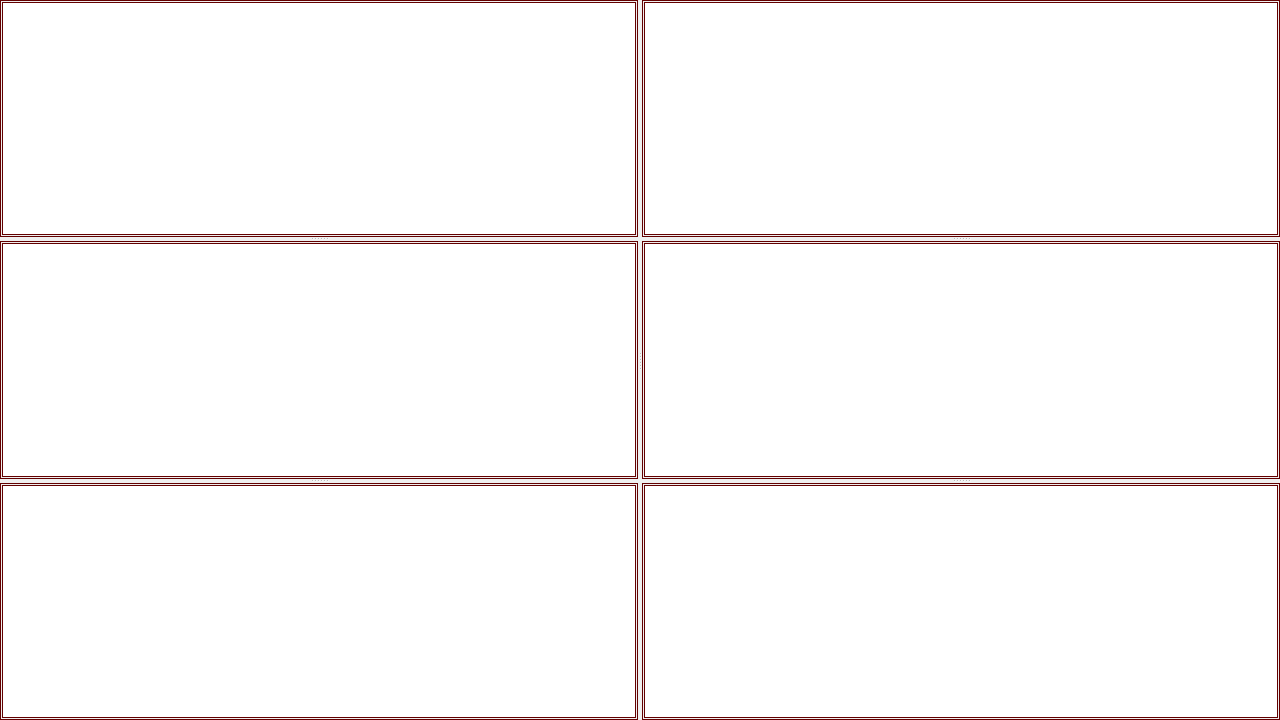
<?xml version="1.0" encoding="UTF-8"?>
<ui version="4.0">
 <class>ViewerInterface</class>
 <widget class="QWidget" name="ViewerInterface">
  <property name="geometry">
   <rect>
    <x>0</x>
    <y>0</y>
    <width>1280</width>
    <height>720</height>
   </rect>
  </property>
  <property name="windowTitle">
   <string>ViewerInterface</string>
  </property>
  <layout class="QHBoxLayout" name="horizontalLayout">
   <property name="spacing">
    <number>0</number>
   </property>
   <property name="margin">
    <number>0</number>
   </property>
   <item>
    <widget class="QSplitter" name="mainSplitter">
     <property name="orientation">
      <enum>Qt::Horizontal</enum>
     </property>
     <property name="handleWidth">
      <number>4</number>
     </property>
     <widget class="QSplitter" name="westSplitter">
      <property name="orientation">
       <enum>Qt::Vertical</enum>
      </property>
      <property name="handleWidth">
       <number>4</number>
      </property>
      <widget class="QFrame" name="viewerFrame_1">
       <property name="palette">
        <palette>
         <active>
          <colorrole role="Base">
           <brush brushstyle="SolidPattern">
            <color alpha="255">
             <red>255</red>
             <green>255</green>
             <blue>255</blue>
            </color>
           </brush>
          </colorrole>
          <colorrole role="Window">
           <brush brushstyle="SolidPattern">
            <color alpha="255">
             <red>128</red>
             <green>0</green>
             <blue>0</blue>
            </color>
           </brush>
          </colorrole>
         </active>
         <inactive>
          <colorrole role="Base">
           <brush brushstyle="SolidPattern">
            <color alpha="255">
             <red>255</red>
             <green>255</green>
             <blue>255</blue>
            </color>
           </brush>
          </colorrole>
          <colorrole role="Window">
           <brush brushstyle="SolidPattern">
            <color alpha="255">
             <red>128</red>
             <green>0</green>
             <blue>0</blue>
            </color>
           </brush>
          </colorrole>
         </inactive>
         <disabled>
          <colorrole role="Base">
           <brush brushstyle="SolidPattern">
            <color alpha="255">
             <red>128</red>
             <green>0</green>
             <blue>0</blue>
            </color>
           </brush>
          </colorrole>
          <colorrole role="Window">
           <brush brushstyle="SolidPattern">
            <color alpha="255">
             <red>128</red>
             <green>0</green>
             <blue>0</blue>
            </color>
           </brush>
          </colorrole>
         </disabled>
        </palette>
       </property>
       <property name="mouseTracking">
        <bool>true</bool>
       </property>
       <property name="frameShape">
        <enum>QFrame::StyledPanel</enum>
       </property>
       <property name="frameShadow">
        <enum>QFrame::Raised</enum>
       </property>
       <layout class="QVBoxLayout" name="verticalLayout">
        <property name="spacing">
         <number>0</number>
        </property>
        <property name="margin">
         <number>1</number>
        </property>
        <item>
         <widget class="QGraphicsView" name="view_1">
          <property name="mouseTracking">
           <bool>true</bool>
          </property>
         </widget>
        </item>
       </layout>
      </widget>
      <widget class="QFrame" name="viewerFrame_2">
       <property name="palette">
        <palette>
         <active>
          <colorrole role="Base">
           <brush brushstyle="SolidPattern">
            <color alpha="255">
             <red>255</red>
             <green>255</green>
             <blue>255</blue>
            </color>
           </brush>
          </colorrole>
          <colorrole role="Window">
           <brush brushstyle="SolidPattern">
            <color alpha="255">
             <red>128</red>
             <green>0</green>
             <blue>0</blue>
            </color>
           </brush>
          </colorrole>
         </active>
         <inactive>
          <colorrole role="Base">
           <brush brushstyle="SolidPattern">
            <color alpha="255">
             <red>255</red>
             <green>255</green>
             <blue>255</blue>
            </color>
           </brush>
          </colorrole>
          <colorrole role="Window">
           <brush brushstyle="SolidPattern">
            <color alpha="255">
             <red>128</red>
             <green>0</green>
             <blue>0</blue>
            </color>
           </brush>
          </colorrole>
         </inactive>
         <disabled>
          <colorrole role="Base">
           <brush brushstyle="SolidPattern">
            <color alpha="255">
             <red>128</red>
             <green>0</green>
             <blue>0</blue>
            </color>
           </brush>
          </colorrole>
          <colorrole role="Window">
           <brush brushstyle="SolidPattern">
            <color alpha="255">
             <red>128</red>
             <green>0</green>
             <blue>0</blue>
            </color>
           </brush>
          </colorrole>
         </disabled>
        </palette>
       </property>
       <property name="mouseTracking">
        <bool>true</bool>
       </property>
       <property name="frameShape">
        <enum>QFrame::StyledPanel</enum>
       </property>
       <property name="frameShadow">
        <enum>QFrame::Raised</enum>
       </property>
       <layout class="QVBoxLayout" name="verticalLayout_2">
        <property name="spacing">
         <number>0</number>
        </property>
        <property name="margin">
         <number>1</number>
        </property>
        <item>
         <widget class="QGraphicsView" name="view_2">
          <property name="mouseTracking">
           <bool>true</bool>
          </property>
         </widget>
        </item>
       </layout>
      </widget>
      <widget class="QFrame" name="viewerFrame_3">
       <property name="palette">
        <palette>
         <active>
          <colorrole role="Base">
           <brush brushstyle="SolidPattern">
            <color alpha="255">
             <red>255</red>
             <green>255</green>
             <blue>255</blue>
            </color>
           </brush>
          </colorrole>
          <colorrole role="Window">
           <brush brushstyle="SolidPattern">
            <color alpha="255">
             <red>128</red>
             <green>0</green>
             <blue>0</blue>
            </color>
           </brush>
          </colorrole>
         </active>
         <inactive>
          <colorrole role="Base">
           <brush brushstyle="SolidPattern">
            <color alpha="255">
             <red>255</red>
             <green>255</green>
             <blue>255</blue>
            </color>
           </brush>
          </colorrole>
          <colorrole role="Window">
           <brush brushstyle="SolidPattern">
            <color alpha="255">
             <red>128</red>
             <green>0</green>
             <blue>0</blue>
            </color>
           </brush>
          </colorrole>
         </inactive>
         <disabled>
          <colorrole role="Base">
           <brush brushstyle="SolidPattern">
            <color alpha="255">
             <red>128</red>
             <green>0</green>
             <blue>0</blue>
            </color>
           </brush>
          </colorrole>
          <colorrole role="Window">
           <brush brushstyle="SolidPattern">
            <color alpha="255">
             <red>128</red>
             <green>0</green>
             <blue>0</blue>
            </color>
           </brush>
          </colorrole>
         </disabled>
        </palette>
       </property>
       <property name="mouseTracking">
        <bool>true</bool>
       </property>
       <property name="frameShape">
        <enum>QFrame::StyledPanel</enum>
       </property>
       <property name="frameShadow">
        <enum>QFrame::Raised</enum>
       </property>
       <layout class="QVBoxLayout" name="verticalLayout_3">
        <property name="spacing">
         <number>0</number>
        </property>
        <property name="margin">
         <number>1</number>
        </property>
        <item>
         <widget class="QGraphicsView" name="view_3">
          <property name="mouseTracking">
           <bool>true</bool>
          </property>
         </widget>
        </item>
       </layout>
      </widget>
     </widget>
     <widget class="QSplitter" name="eastSplitter">
      <property name="orientation">
       <enum>Qt::Vertical</enum>
      </property>
      <property name="handleWidth">
       <number>4</number>
      </property>
      <widget class="QFrame" name="viewerFrame_4">
       <property name="palette">
        <palette>
         <active>
          <colorrole role="Base">
           <brush brushstyle="SolidPattern">
            <color alpha="255">
             <red>255</red>
             <green>255</green>
             <blue>255</blue>
            </color>
           </brush>
          </colorrole>
          <colorrole role="Window">
           <brush brushstyle="SolidPattern">
            <color alpha="255">
             <red>128</red>
             <green>0</green>
             <blue>0</blue>
            </color>
           </brush>
          </colorrole>
         </active>
         <inactive>
          <colorrole role="Base">
           <brush brushstyle="SolidPattern">
            <color alpha="255">
             <red>255</red>
             <green>255</green>
             <blue>255</blue>
            </color>
           </brush>
          </colorrole>
          <colorrole role="Window">
           <brush brushstyle="SolidPattern">
            <color alpha="255">
             <red>128</red>
             <green>0</green>
             <blue>0</blue>
            </color>
           </brush>
          </colorrole>
         </inactive>
         <disabled>
          <colorrole role="Base">
           <brush brushstyle="SolidPattern">
            <color alpha="255">
             <red>128</red>
             <green>0</green>
             <blue>0</blue>
            </color>
           </brush>
          </colorrole>
          <colorrole role="Window">
           <brush brushstyle="SolidPattern">
            <color alpha="255">
             <red>128</red>
             <green>0</green>
             <blue>0</blue>
            </color>
           </brush>
          </colorrole>
         </disabled>
        </palette>
       </property>
       <property name="mouseTracking">
        <bool>true</bool>
       </property>
       <property name="frameShape">
        <enum>QFrame::StyledPanel</enum>
       </property>
       <property name="frameShadow">
        <enum>QFrame::Raised</enum>
       </property>
       <layout class="QVBoxLayout" name="verticalLayout_4">
        <property name="spacing">
         <number>0</number>
        </property>
        <property name="margin">
         <number>1</number>
        </property>
        <item>
         <widget class="QGraphicsView" name="view_4">
          <property name="mouseTracking">
           <bool>true</bool>
          </property>
         </widget>
        </item>
       </layout>
      </widget>
      <widget class="QFrame" name="viewerFrame_5">
       <property name="palette">
        <palette>
         <active>
          <colorrole role="Base">
           <brush brushstyle="SolidPattern">
            <color alpha="255">
             <red>255</red>
             <green>255</green>
             <blue>255</blue>
            </color>
           </brush>
          </colorrole>
          <colorrole role="Window">
           <brush brushstyle="SolidPattern">
            <color alpha="255">
             <red>128</red>
             <green>0</green>
             <blue>0</blue>
            </color>
           </brush>
          </colorrole>
         </active>
         <inactive>
          <colorrole role="Base">
           <brush brushstyle="SolidPattern">
            <color alpha="255">
             <red>255</red>
             <green>255</green>
             <blue>255</blue>
            </color>
           </brush>
          </colorrole>
          <colorrole role="Window">
           <brush brushstyle="SolidPattern">
            <color alpha="255">
             <red>128</red>
             <green>0</green>
             <blue>0</blue>
            </color>
           </brush>
          </colorrole>
         </inactive>
         <disabled>
          <colorrole role="Base">
           <brush brushstyle="SolidPattern">
            <color alpha="255">
             <red>128</red>
             <green>0</green>
             <blue>0</blue>
            </color>
           </brush>
          </colorrole>
          <colorrole role="Window">
           <brush brushstyle="SolidPattern">
            <color alpha="255">
             <red>128</red>
             <green>0</green>
             <blue>0</blue>
            </color>
           </brush>
          </colorrole>
         </disabled>
        </palette>
       </property>
       <property name="mouseTracking">
        <bool>true</bool>
       </property>
       <property name="frameShape">
        <enum>QFrame::StyledPanel</enum>
       </property>
       <property name="frameShadow">
        <enum>QFrame::Raised</enum>
       </property>
       <layout class="QVBoxLayout" name="verticalLayout_5">
        <property name="spacing">
         <number>0</number>
        </property>
        <property name="margin">
         <number>1</number>
        </property>
        <item>
         <widget class="QGraphicsView" name="view_5">
          <property name="mouseTracking">
           <bool>true</bool>
          </property>
         </widget>
        </item>
       </layout>
      </widget>
      <widget class="QFrame" name="viewerFrame_6">
       <property name="palette">
        <palette>
         <active>
          <colorrole role="Base">
           <brush brushstyle="SolidPattern">
            <color alpha="255">
             <red>255</red>
             <green>255</green>
             <blue>255</blue>
            </color>
           </brush>
          </colorrole>
          <colorrole role="Window">
           <brush brushstyle="SolidPattern">
            <color alpha="255">
             <red>128</red>
             <green>0</green>
             <blue>0</blue>
            </color>
           </brush>
          </colorrole>
         </active>
         <inactive>
          <colorrole role="Base">
           <brush brushstyle="SolidPattern">
            <color alpha="255">
             <red>255</red>
             <green>255</green>
             <blue>255</blue>
            </color>
           </brush>
          </colorrole>
          <colorrole role="Window">
           <brush brushstyle="SolidPattern">
            <color alpha="255">
             <red>128</red>
             <green>0</green>
             <blue>0</blue>
            </color>
           </brush>
          </colorrole>
         </inactive>
         <disabled>
          <colorrole role="Base">
           <brush brushstyle="SolidPattern">
            <color alpha="255">
             <red>128</red>
             <green>0</green>
             <blue>0</blue>
            </color>
           </brush>
          </colorrole>
          <colorrole role="Window">
           <brush brushstyle="SolidPattern">
            <color alpha="255">
             <red>128</red>
             <green>0</green>
             <blue>0</blue>
            </color>
           </brush>
          </colorrole>
         </disabled>
        </palette>
       </property>
       <property name="mouseTracking">
        <bool>true</bool>
       </property>
       <property name="frameShape">
        <enum>QFrame::StyledPanel</enum>
       </property>
       <property name="frameShadow">
        <enum>QFrame::Raised</enum>
       </property>
       <layout class="QVBoxLayout" name="verticalLayout_6">
        <property name="spacing">
         <number>0</number>
        </property>
        <property name="margin">
         <number>1</number>
        </property>
        <item>
         <widget class="QGraphicsView" name="view_6">
          <property name="mouseTracking">
           <bool>true</bool>
          </property>
         </widget>
        </item>
       </layout>
      </widget>
     </widget>
    </widget>
   </item>
  </layout>
 </widget>
 <layoutdefault spacing="6" margin="11"/>
 <resources/>
 <connections/>
</ui>
